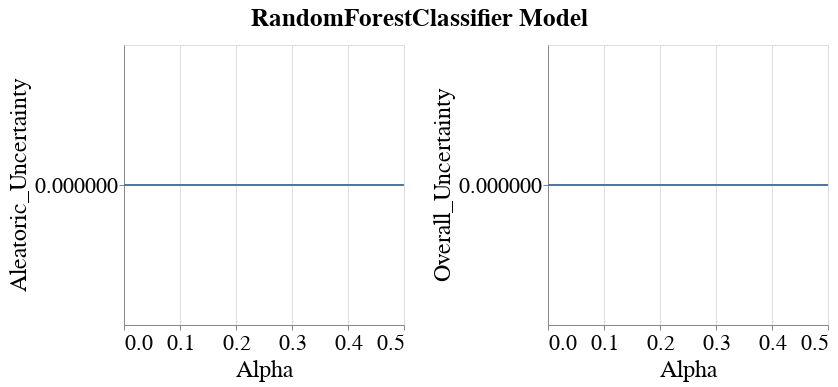

Notebook source saved alongside this figure:
### Code cell
visualizer.create_subgroup_metrics_line_band_plot(model_name=MODEL_NAMES[0],
                                                  subgroup_metrics=['Aleatoric_Uncertainty', 'Overall_Uncertainty'])

### Figure 1 — Vega-Lite specification as saved in the notebook (floating-point values rounded to 4 significant figures)
{"config": {"view": {"continuousWidth": 400, "continuousHeight": 300}, "axis": {"labelFontSize": 22, "labelFontWeight": "normal", "titleFontSize": 24, "titleFontWeight": "normal"}, "legend": {"labelFontSize": 22, "symbolStrokeWidth": 10, "titleFontSize": 24}, "title": {"fontSize": 22}}, "vconcat": [{"hconcat": [{"layer": [{"mark": {"type": "errorband", "extent": "ci"}, "encoding": {"x": {"field": "Intervention_Param", "title": "Alpha", "type": "quantitative"}, "y": {"field": "Metric_Value", "scale": {"zero": false}, "title": "Aleatoric_Uncertainty", "type": "quantitative"}}}, {"mark": "line", "encoding": {"x": {"field": "Intervention_Param", "title": "Alpha", "type": "quantitative"}, "y": {"aggregate": "mean", "field": "Metric_Value", "scale": {"zero": false}, "title": "Aleatoric_Uncertainty", "type": "quantitative"}}}], "height": 280, "width": 280}, {"layer": [{"mark": {"type": "errorband", "extent": "ci"}, "encoding": {"x": {"field": "Intervention_Param", "title": "Alpha", "type": "quantitative"}, "y": {"field": "Metric_Value", "scale": {"zero": false}, "title": "Overall_Uncertainty", "type": "quantitative"}}}, {"mark": "line", "encoding": {"x": {"field": "Intervention_Param", "title": "Alpha", "type": "quantitative"}, "y": {"aggregate": "mean", "field": "Metric_Value", "scale": {"zero": false}, "title": "Overall_Uncertainty", "type": "quantitative"}}}], "data": {"name": "data-ddfb7f1934a716adc3de3f95b4b22b2a"}, "height": 280, "width": 280}]}], "data": {"name": "data-840d9c4cfa2dc8c34b9a9e7d10ccc24e"}, "title": {"text": "RandomForestClassifier Model", "anchor": "middle", "dy": -10, "fontSize": 25}, "$schema": "https://vega.github.io/schema/vega-lite/v4.17.0.json", "datasets": {"data-840d9c4cfa2dc8c34b9a9e7d10ccc24e": [{"Metric": "Aleatoric_Uncertainty", "Model_Name": "RandomForestClassifier", "Model_Params": "{'bootstrap': True, 'ccp_alpha': 0.0, 'class_weight': None, 'criterion': 'gini', 'max_depth': 10, 'max_features': 'sqrt', 'max_leaf_nodes': None, 'max_samples': None, 'min_impurity_decrease': 0.0, 'min_samples_leaf': 1, 'min_samples_split': 2, 'min_weight_fraction_leaf': 0.0, 'n_estimators': 100, 'n_jobs': None, 'oob_score': False, 'random_state': 300, 'verbose': 0, 'warm_start': False}", "Dataset_Name": "StudentPerformance", "Num_Estimators": 50, "Tag": "OK", "Record_Create_Date_Time": "2023-10-31T13:04:30.265000", "Session_Uuid": "d6928365-954d-40c7-ab91-ed709a093c26", "Experiment_Iteration": "Exp_iter_3", "Dataset_Split_Seed": 300, "Model_Init_Seed": 300, "Fair_Intervention_Params_Lst": "[0.0, 0.1, 0.2, 0.3, 0.4, 0.5]", "Intervention_Param": 0.0, "Subgroup": "overall", "Metric_Value": 0.0}, {"Metric": "Aleatoric_Uncertainty", "Model_Name": "RandomForestClassifier", "Model_Params": "{'bootstrap': True, 'ccp_alpha': 0.0, 'class_weight': None, 'criterion': 'gini', 'max_depth': 10, 'max_features': 'sqrt', 'max_leaf_nodes': None, 'max_samples': None, 'min_impurity_decrease': 0.0, 'min_samples_leaf': 1, 'min_samples_split': 2, 'min_weight_fraction_leaf': 0.0, 'n_estimators': 100, 'n_jobs': None, 'oob_score': False, 'random_state': 300, 'verbose': 0, 'warm_start': False}", "Dataset_Name": "StudentPerformance", "Num_Estimators": 50, "Tag": "OK", "Record_Create_Date_Time": "2023-10-31T13:05:32.202000", "Session_Uuid": "d6928365-954d-40c7-ab91-ed709a093c26", "Experiment_Iteration": "Exp_iter_3", "Dataset_Split_Seed": 300, "Model_Init_Seed": 300, "Fair_Intervention_Params_Lst": "[0.0, 0.1, 0.2, 0.3, 0.4, 0.5]", "Intervention_Param": 0.1, "Subgroup": "overall", "Metric_Value": 0.0}, {"Metric": "Aleatoric_Uncertainty", "Model_Name": "RandomForestClassifier", "Model_Params": "{'bootstrap': True, 'ccp_alpha': 0.0, 'class_weight': None, 'criterion': 'gini', 'max_depth': 10, 'max_features': 'sqrt', 'max_leaf_nodes': None, 'max_samples': None, 'min_impurity_decrease': 0.0, 'min_samples_leaf': 1, 'min_samples_split': 2, 'min_weight_fraction_leaf': 0.0, 'n_estimators': 100, 'n_jobs': None, 'oob_score': False, 'random_state': 300, 'verbose': 0, 'warm_start': False}", "Dataset_Name": "StudentPerformance", "Num_Estimators": 50, "Tag": "OK", "Record_Create_Date_Time": "2023-10-31T13:06:32.221000", "Session_Uuid": "d6928365-954d-40c7-ab91-ed709a093c26", "Experiment_Iteration": "Exp_iter_3", "Dataset_Split_Seed": 300, "Model_Init_Seed": 300, "Fair_Intervention_Params_Lst": "[0.0, 0.1, 0.2, 0.3, 0.4, 0.5]", "Intervention_Param": 0.2, "Subgroup": "overall", "Metric_Value": 0.0}, {"Metric": "Aleatoric_Uncertainty", "Model_Name": "RandomForestClassifier", "Model_Params": "{'bootstrap': True, 'ccp_alpha': 0.0, 'class_weight': None, 'criterion': 'gini', 'max_depth': 10, 'max_features': 'sqrt', 'max_leaf_nodes': None, 'max_samples': None, 'min_impurity_decrease': 0.0, 'min_samples_leaf': 1, 'min_samples_split': 2, 'min_weight_fraction_leaf': 0.0, 'n_estimators': 100, 'n_jobs': None, 'oob_score': False, 'random_state': 300, 'verbose': 0, 'warm_start': False}", "Dataset_Name": "StudentPerformance", "Num_Estimators": 50, "Tag": "OK", "Record_Create_Date_Time": "2023-10-31T13:07:18.756000", "Session_Uuid": "d6928365-954d-40c7-ab91-ed709a093c26", "Experiment_Iteration": "Exp_iter_3", "Dataset_Split_Seed": 300, "Model_Init_Seed": 300, "Fair_Intervention_Params_Lst": "[0.0, 0.1, 0.2, 0.3, 0.4, 0.5]", "Intervention_Param": 0.3, "Subgroup": "overall", "Metric_Value": 0.0}, {"Metric": "Aleatoric_Uncertainty", "Model_Name": "RandomForestClassifier", "Model_Params": "{'bootstrap': True, 'ccp_alpha': 0.0, 'class_weight': None, 'criterion': 'gini', 'max_depth': 10, 'max_features': 'sqrt', 'max_leaf_nodes': None, 'max_samples': None, 'min_impurity_decrease': 0.0, 'min_samples_leaf': 1, 'min_samples_split': 2, 'min_weight_fraction_leaf': 0.0, 'n_estimators': 100, 'n_jobs': None, 'oob_score': False, 'random_state': 300, 'verbose': 0, 'warm_start': False}", "Dataset_Name": "StudentPerformance", "Num_Estimators": 50, "Tag": "OK", "Record_Create_Date_Time": "2023-10-31T13:08:16.227000", "Session_Uuid": "d6928365-954d-40c7-ab91-ed709a093c26", "Experiment_Iteration": "Exp_iter_3", "Dataset_Split_Seed": 300, "Model_Init_Seed": 300, "Fair_Intervention_Params_Lst": "[0.0, 0.1, 0.2, 0.3, 0.4, 0.5]", "Intervention_Param": 0.4, "Subgroup": "overall", "Metric_Value": 0.0}, {"Metric": "Aleatoric_Uncertainty", "Model_Name": "RandomForestClassifier", "Model_Params": "{'bootstrap': True, 'ccp_alpha': 0.0, 'class_weight': None, 'criterion': 'gini', 'max_depth': 10, 'max_features': 'sqrt', 'max_leaf_nodes': None, 'max_samples': None, 'min_impurity_decrease': 0.0, 'min_samples_leaf': 1, 'min_samples_split': 2, 'min_weight_fraction_leaf': 0.0, 'n_estimators': 100, 'n_jobs': None, 'oob_score': False, 'random_state': 300, 'verbose': 0, 'warm_start': False}", "Dataset_Name": "StudentPerformance", "Num_Estimators": 50, "Tag": "OK", "Record_Create_Date_Time": "2023-10-31T13:09:05.414000", "Session_Uuid": "d6928365-954d-40c7-ab91-ed709a093c26", "Experiment_Iteration": "Exp_iter_3", "Dataset_Split_Seed": 300, "Model_Init_Seed": 300, "Fair_Intervention_Params_Lst": "[0.0, 0.1, 0.2, 0.3, 0.4, 0.5]", "Intervention_Param": 0.5, "Subgroup": "overall", "Metric_Value": 0.0}], "data-ddfb7f1934a716adc3de3f95b4b22b2a": [{"Metric": "Overall_Uncertainty", "Model_Name": "RandomForestClassifier", "Model_Params": "{'bootstrap': True, 'ccp_alpha': 0.0, 'class_weight': None, 'criterion': 'gini', 'max_depth': 10, 'max_features': 'sqrt', 'max_leaf_nodes': None, 'max_samples': None, 'min_impurity_decrease': 0.0, 'min_samples_leaf': 1, 'min_samples_split': 2, 'min_weight_fraction_leaf': 0.0, 'n_estimators': 100, 'n_jobs': None, 'oob_score': False, 'random_state': 300, 'verbose': 0, 'warm_start': False}", "Dataset_Name": "StudentPerformance", "Num_Estimators": 50, "Tag": "OK", "Record_Create_Date_Time": "2023-10-31T13:04:30.265000", "Session_Uuid": "d6928365-954d-40c7-ab91-ed709a093c26", "Experiment_Iteration": "Exp_iter_3", "Dataset_Split_Seed": 300, "Model_Init_Seed": 300, "Fair_Intervention_Params_Lst": "[0.0, 0.1, 0.2, 0.3, 0.4, 0.5]", "Intervention_Param": 0.0, "Subgroup": "overall", "Metric_Value": 0.0}, {"Metric": "Overall_Uncertainty", "Model_Name": "RandomForestClassifier", "Model_Params": "{'bootstrap': True, 'ccp_alpha': 0.0, 'class_weight': None, 'criterion': 'gini', 'max_depth': 10, 'max_features': 'sqrt', 'max_leaf_nodes': None, 'max_samples': None, 'min_impurity_decrease': 0.0, 'min_samples_leaf': 1, 'min_samples_split': 2, 'min_weight_fraction_leaf': 0.0, 'n_estimators': 100, 'n_jobs': None, 'oob_score': False, 'random_state': 300, 'verbose': 0, 'warm_start': False}", "Dataset_Name": "StudentPerformance", "Num_Estimators": 50, "Tag": "OK", "Record_Create_Date_Time": "2023-10-31T13:05:32.202000", "Session_Uuid": "d6928365-954d-40c7-ab91-ed709a093c26", "Experiment_Iteration": "Exp_iter_3", "Dataset_Split_Seed": 300, "Model_Init_Seed": 300, "Fair_Intervention_Params_Lst": "[0.0, 0.1, 0.2, 0.3, 0.4, 0.5]", "Intervention_Param": 0.1, "Subgroup": "overall", "Metric_Value": 0.0}, {"Metric": "Overall_Uncertainty", "Model_Name": "RandomForestClassifier", "Model_Params": "{'bootstrap': True, 'ccp_alpha': 0.0, 'class_weight': None, 'criterion': 'gini', 'max_depth': 10, 'max_features': 'sqrt', 'max_leaf_nodes': None, 'max_samples': None, 'min_impurity_decrease': 0.0, 'min_samples_leaf': 1, 'min_samples_split': 2, 'min_weight_fraction_leaf': 0.0, 'n_estimators': 100, 'n_jobs': None, 'oob_score': False, 'random_state': 300, 'verbose': 0, 'warm_start': False}", "Dataset_Name": "StudentPerformance", "Num_Estimators": 50, "Tag": "OK", "Record_Create_Date_Time": "2023-10-31T13:06:32.221000", "Session_Uuid": "d6928365-954d-40c7-ab91-ed709a093c26", "Experiment_Iteration": "Exp_iter_3", "Dataset_Split_Seed": 300, "Model_Init_Seed": 300, "Fair_Intervention_Params_Lst": "[0.0, 0.1, 0.2, 0.3, 0.4, 0.5]", "Intervention_Param": 0.2, "Subgroup": "overall", "Metric_Value": 0.0}, {"Metric": "Overall_Uncertainty", "Model_Name": "RandomForestClassifier", "Model_Params": "{'bootstrap': True, 'ccp_alpha': 0.0, 'class_weight': None, 'criterion': 'gini', 'max_depth': 10, 'max_features': 'sqrt', 'max_leaf_nodes': None, 'max_samples': None, 'min_impurity_decrease': 0.0, 'min_samples_leaf': 1, 'min_samples_split': 2, 'min_weight_fraction_leaf': 0.0, 'n_estimators': 100, 'n_jobs': None, 'oob_score': False, 'random_state': 300, 'verbose': 0, 'warm_start': False}", "Dataset_Name": "StudentPerformance", "Num_Estimators": 50, "Tag": "OK", "Record_Create_Date_Time": "2023-10-31T13:07:18.756000", "Session_Uuid": "d6928365-954d-40c7-ab91-ed709a093c26", "Experiment_Iteration": "Exp_iter_3", "Dataset_Split_Seed": 300, "Model_Init_Seed": 300, "Fair_Intervention_Params_Lst": "[0.0, 0.1, 0.2, 0.3, 0.4, 0.5]", "Intervention_Param": 0.3, "Subgroup": "overall", "Metric_Value": 0.0}, {"Metric": "Overall_Uncertainty", "Model_Name": "RandomForestClassifier", "Model_Params": "{'bootstrap': True, 'ccp_alpha': 0.0, 'class_weight': None, 'criterion': 'gini', 'max_depth': 10, 'max_features': 'sqrt', 'max_leaf_nodes': None, 'max_samples': None, 'min_impurity_decrease': 0.0, 'min_samples_leaf': 1, 'min_samples_split': 2, 'min_weight_fraction_leaf': 0.0, 'n_estimators': 100, 'n_jobs': None, 'oob_score': False, 'random_state': 300, 'verbose': 0, 'warm_start': False}", "Dataset_Name": "StudentPerformance", "Num_Estimators": 50, "Tag": "OK", "Record_Create_Date_Time": "2023-10-31T13:08:16.227000", "Session_Uuid": "d6928365-954d-40c7-ab91-ed709a093c26", "Experiment_Iteration": "Exp_iter_3", "Dataset_Split_Seed": 300, "Model_Init_Seed": 300, "Fair_Intervention_Params_Lst": "[0.0, 0.1, 0.2, 0.3, 0.4, 0.5]", "Intervention_Param": 0.4, "Subgroup": "overall", "Metric_Value": 0.0}, {"Metric": "Overall_Uncertainty", "Model_Name": "RandomForestClassifier", "Model_Params": "{'bootstrap': True, 'ccp_alpha': 0.0, 'class_weight': None, 'criterion': 'gini', 'max_depth': 10, 'max_features': 'sqrt', 'max_leaf_nodes': None, 'max_samples': None, 'min_impurity_decrease': 0.0, 'min_samples_leaf': 1, 'min_samples_split': 2, 'min_weight_fraction_leaf': 0.0, 'n_estimators': 100, 'n_jobs': None, 'oob_score': False, 'random_state': 300, 'verbose': 0, 'warm_start': False}", "Dataset_Name": "StudentPerformance", "Num_Estimators": 50, "Tag": "OK", "Record_Create_Date_Time": "2023-10-31T13:09:05.414000", "Session_Uuid": "d6928365-954d-40c7-ab91-ed709a093c26", "Experiment_Iteration": "Exp_iter_3", "Dataset_Split_Seed": 300, "Model_Init_Seed": 300, "Fair_Intervention_Params_Lst": "[0.0, 0.1, 0.2, 0.3, 0.4, 0.5]", "Intervention_Param": 0.5, "Subgroup": "overall", "Metric_Value": 0.0}]}}
